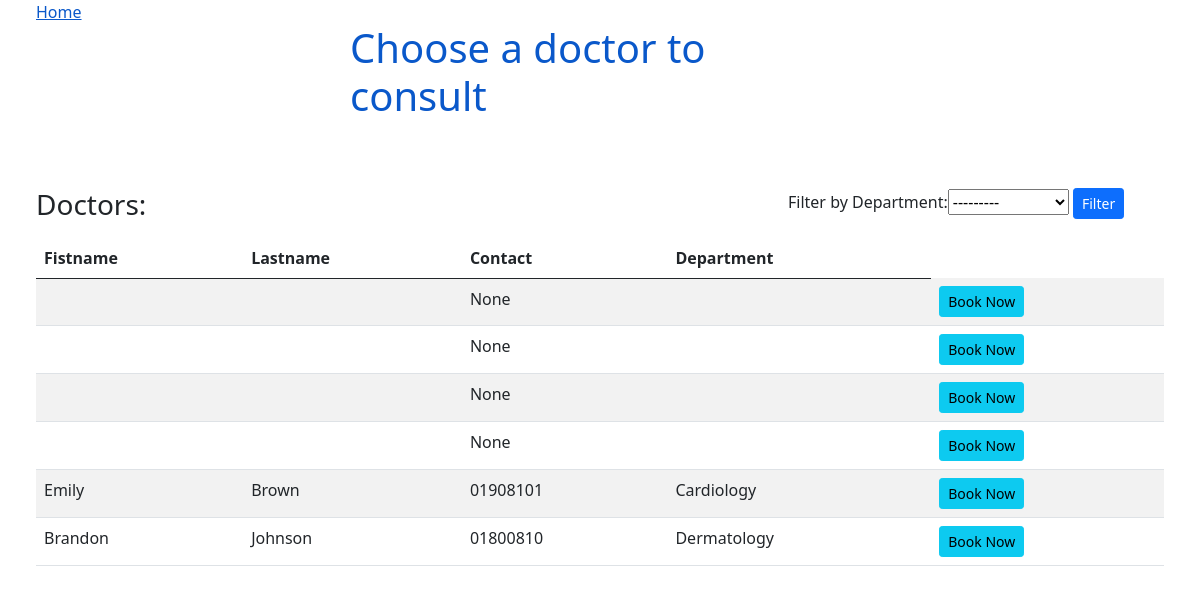
Page /listofdoctors/ on the earlier database version.
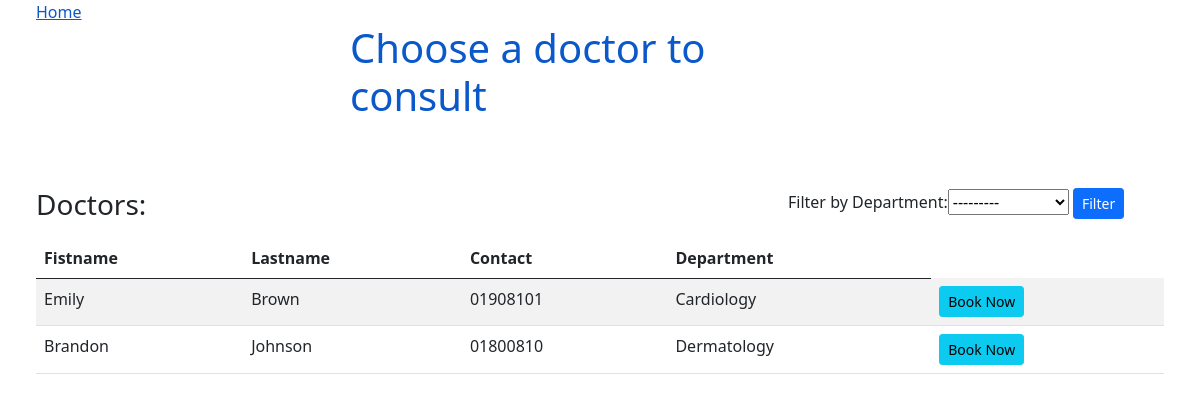
Same page on the later database version.
### appointments/models.py (models this page shows, shortened)
class Doctor(models.Model):
    Departments = [
        ("Cardiology", "Cardiology"),
        ("Neurology", "Neurology"),
        ("Dermatology", "Dermatology"),
        ("Cancer", "Cancer"),
        ("Psychiatric" , "Psychiatric")
    ]
    user = models.OneToOneField(User, on_delete=models.CASCADE ,null= True)
    firstname =models.CharField(max_length=200)
    lastname = models.CharField(max_length=200)
    address = models.CharField(max_length=200, null= True)
    mobile = models.CharField(max_length=100,null=True)
    department= models.CharField(max_length=100, choices= Departments)
    status = models.BooleanField(default=True)
    zoom_link = models.CharField(max_length= 300, null= True)

### listofdoctors/views.py (the view)
# urls.py: path('listofdoctors/', views.listdoctors),
def listdoctors(request): #get all data from dbs
	doctors= Doctor.objects.order_by('lastname') #Organization.objects.all()
	if request.method == 'GET': #Filter
		doctorsFilter= DoctorFilter(request.GET, queryset=doctors)
		doctors= doctorsFilter.qs
	else:
		doctorsFilter= DoctorFilter()
	return render(request, 'doctors_list.html', {'doctors':doctors, 'doctorsFilter':doctorsFilter})

### templates/doctors_list.html (shortened to what this page needs)
<!DOCTYPE html>
<html>
<head>
    <link href="https://cdn.jsdelivr.net/npm/bootstrap@5.0.0-beta3/dist/css/bootstrap.min.css" rel="stylesheet">
</head>
<body>
<a href='/' style="padding: 3%;">Home</a>
<div class="mx-auto" style="width: 500px;">
    <h1 style="color: #0a58ca;">Choose a doctor to consult</h1>
</div>
<br>
<div  style="padding: 3%;">
<div class="card-title row">
    <h3 class="col" style="display: !inline; margin-right: -20%; ">Doctors:</h3>
    <form method="GET" class="col" style="max-width: 400px;">
        Filter by
        {{ doctorsFilter.form  }}
        <button class="btn btn-primary btn-sm" type="submit">Filter</button>
    </form>
</div>
{%  if doctors.count > 0  %}
    <table class="table table-striped">
        <thead>
            <tr>
                <th>Fistname</th>
                <th>Lastname</th>
                <th>Contact</th>
                <th>Department</th>
            </tr>
        </thead>
        <tbody>
            {%  for user in doctors  %}
            <tr>
                <td>{{ user.firstname  }}</td>
                <td>{{ user.lastname  }}</td>
                <td>{{ user.mobile }}</td>
                <td>{{  user.department  }}</td>
                <td>
                    <a class="btn btn-info btn-sm" href="/calendar/{{user.id}}">Book Now</a>
                </td>
            </tr>
            {%  endfor  %}
        </tbody>
    </table>
{% else %}
<i>Empty</i>
{%  endif  %}
</div>
</body>
</html>

Differences in the rows shown:
removed Doctor: mobile "None"
removed Doctor: mobile "None"
removed Doctor: mobile "None"
removed Doctor: mobile "None"
